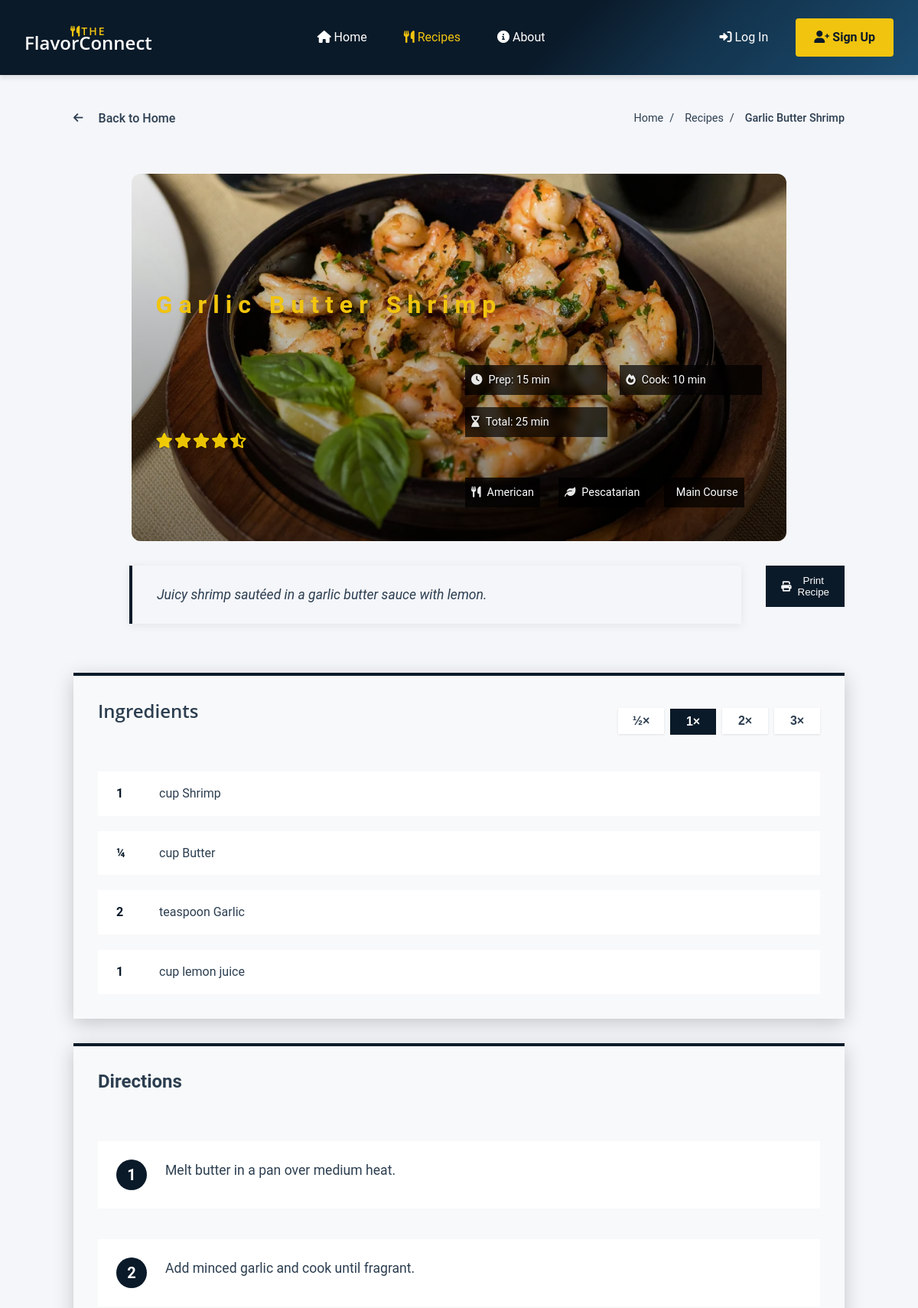
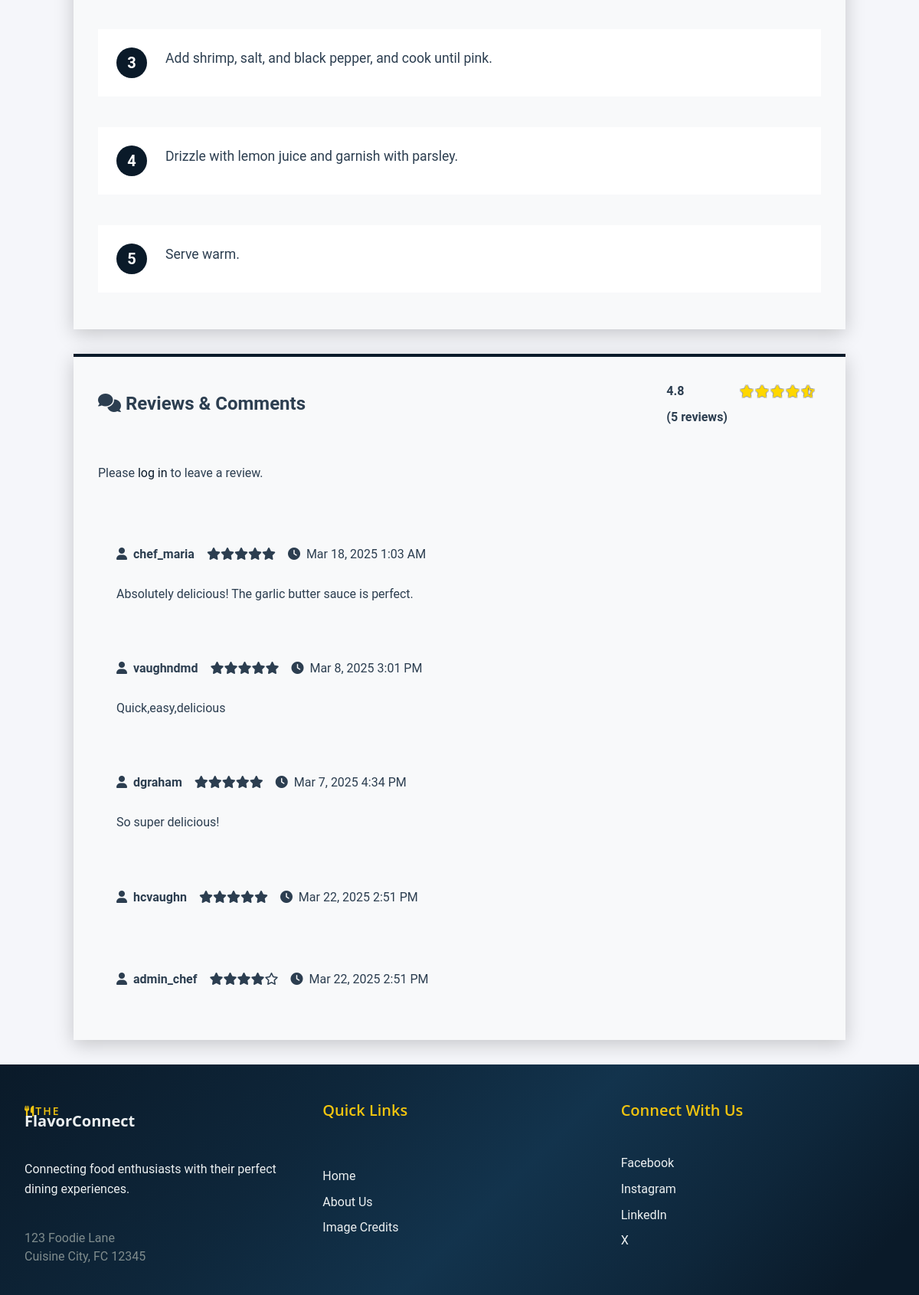
The app's page /recipes/show.php?id=15&ref=home (upper part) with its own data (2 pictures, top to bottom).
### tables this page shows
CREATE TABLE `recipe` (
  `recipe_id` int UNSIGNED NOT NULL,
  `user_id` int UNSIGNED NOT NULL,
  `title` varchar(100) NOT NULL,
  `description` text,
  `type_id` int UNSIGNED DEFAULT NULL,
  `style_id` int UNSIGNED DEFAULT NULL,
  `diet_id` int UNSIGNED DEFAULT NULL,
  `prep_time` int DEFAULT '0',
  `cook_time` int DEFAULT '0',
  `video_url` varchar(255) DEFAULT NULL,
  `img_file_path` varchar(255) DEFAULT NULL,
  `alt_text` varchar(255) DEFAULT NULL,
  `is_featured` tinyint(1) DEFAULT '0',
  `created_at` timestamp NOT NULL DEFAULT CURRENT_TIMESTAMP,
  `updated_at` timestamp NULL DEFAULT NULL ON UPDATE CURRENT_TIMESTAMP
);

CREATE TABLE `recipe_ingredient` (
  `recipe_ingredient_id` int UNSIGNED NOT NULL,
  `recipe_id` int UNSIGNED NOT NULL,
  `ingredient_id` int UNSIGNED NOT NULL,
  `measurement_id` int UNSIGNED NOT NULL,
  `quantity` decimal(10,2) UNSIGNED NOT NULL
);

CREATE TABLE `measurement` (
  `measurement_id` int UNSIGNED NOT NULL,
  `name` varchar(50) NOT NULL
);

CREATE TABLE `ingredient` (
  `ingredient_id` int UNSIGNED NOT NULL,
  `recipe_id` int UNSIGNED NOT NULL,
  `name` varchar(255) NOT NULL
);

CREATE TABLE `recipe_step` (
  `step_id` int UNSIGNED NOT NULL,
  `recipe_id` int UNSIGNED NOT NULL,
  `step_number` int NOT NULL,
  `instruction` text NOT NULL
);

CREATE TABLE `recipe_rating` (
  `rating_id` int NOT NULL,
  `recipe_id` int UNSIGNED NOT NULL,
  `user_id` int UNSIGNED NOT NULL,
  `rating_value` tinyint NOT NULL,
  `created_at` datetime DEFAULT CURRENT_TIMESTAMP
);

CREATE TABLE `user_account` (
  `user_id` int UNSIGNED NOT NULL,
  `username` varchar(50) NOT NULL,
  `first_name` varchar(50) NOT NULL,
  `last_name` varchar(50) NOT NULL,
  `email` varchar(100) NOT NULL,
  `password_hash` varchar(255) NOT NULL,
  `user_level` enum('s','a','u') NOT NULL DEFAULT 'u',
  `is_active` tinyint(1) DEFAULT '1',
  `created_at` timestamp NOT NULL DEFAULT CURRENT_TIMESTAMP,
  `updated_at` timestamp NULL DEFAULT NULL ON UPDATE CURRENT_TIMESTAMP
);

CREATE TABLE `recipe_comment` (
  `comment_id` int UNSIGNED NOT NULL,
  `recipe_id` int UNSIGNED NOT NULL,
  `user_id` int UNSIGNED NOT NULL,
  `comment_text` text NOT NULL,
  `created_at` timestamp NOT NULL DEFAULT CURRENT_TIMESTAMP
);

### public/recipes/show.php (the view, shortened to what the rows shown need)
<?php
require_once('../../private/core/initialize.php');
$recipe = Recipe::find_by_id($_GET['id']);
$reviews = RecipeReview::find_by_recipe_id($recipe->recipe_id);
$ingredients = $recipe->ingredients();
$steps = $recipe->steps();
if($session->is_logged_in()) {
    include(SHARED_PATH . '/member_header.php');
} else {
    include(SHARED_PATH . '/public_header.php');
}
?>
<link rel="stylesheet" href="<?php echo url_for('/assets/css/pages/recipe-show.css'); ?>">
<div class="recipe-show">
    <div class="container recipe-container">
        <div class="recipe-header-image">
            <?php if ($recipe->get_image_path('optimized')): ?>
                <img src="<?php echo url_for($recipe->get_image_path('optimized')); ?>"
                     alt="<?php echo h($recipe->alt_text ?? $recipe->title); ?>">
            <?php else: ?>
                <img src="<?php echo url_for('/assets/images/recipe-placeholder.jpg'); ?>"
                     alt="<?php echo h($recipe->title); ?>">
            <?php endif; ?>
            <div class="recipe-header-overlay">
                <div class="recipe-header-content">
                    <div class="recipe-title-section">
                        <h1><?php echo h($recipe->title); ?></h1>
                    </div>
                    <div class="recipe-meta">
                        <div class="recipe-details">
                            <div class="recipe-time">
                                <span>
                                    <i class="fas fa-clock"></i>
                                    Prep: <?php echo h(TimeUtility::format_time($recipe->prep_time)); ?>
                                </span>
                                <span>
                                    <i class="fas fa-fire"></i>
                                    Cook: <?php echo h(TimeUtility::format_time($recipe->cook_time)); ?>
                                </span>
                                <span>
                                    <i class="fas fa-hourglass-end"></i>
                                    Total: <?php echo h(TimeUtility::format_time($recipe->prep_time + $recipe->cook_time)); ?>
                                </span>
                            </div>
                        </div>
                    </div>
                </div>
            </div>
        </div>
        <div class="recipe-description-container">
            <div class="recipe-description">
                <?php echo h($recipe->description); ?>
            </div>
            <button class="print-recipe-btn" id="printRecipeBtn">
                <i class="fas fa-print"></i> Print Recipe
            </button>
        </div>
        <div class="recipe-ingredients">
            <div class="ingredients-header">
                <h2>Ingredients</h2>
            </div>
            <ul class="ingredients-list">
                <?php foreach($ingredients as $ingredient) { ?>
                    <li>
                        <span class="amount" data-base="<?php echo h($ingredient->quantity); ?>">
                            <?php echo h(format_quantity($ingredient->quantity)); ?>
                        </span>
                        <?php
                        $measurement = $ingredient->measurement;
                        $ingredient_obj = $ingredient->ingredient;
                        echo h($measurement ? $measurement->name : ''); ?>
                        <?php echo h($ingredient_obj ? $ingredient_obj->name : ''); ?>
                    </li>
                <?php } ?>
            </ul>
        </div>
        <div class="recipe-directions">
            <h2>Directions</h2>
            <ol class="directions-list">
                <?php foreach($steps as $step) { ?>
                    <li>
                        <div class="direction-step">
                            <span class="step-number"><?php echo h($step->step_number); ?></span>
                            <div class="step-content">
                                <p><?php echo h($step->instruction); ?></p>
                            </div>
                        </div>
                    </li>
                <?php } ?>
            </ol>
        </div>
        <div class="comments-section">
            <div class="comments-header">
                <h2><i class="fas fa-comments"></i> Reviews & Comments</h2>
            </div>
            <div class="comments-list">
                <?php
                foreach($reviews as $review) {
                ?>
                    <div class="comment">
                        <div class="comment-header">
                            <span class="comment-author">
                                <i class="fas fa-user"></i>
                                <?php echo h($review->username ?? 'Anonymous'); ?>
                            </span>
                            <div class="rating-display">
                                <?php
                                for($i = 1; $i <= 5; $i++) {
                                    if ($review->rating_value >= $i) {
                                        echo '<i class="fas fa-star"></i>';
                                    } else {
                                        echo '<i class="far fa-star"></i>';
                                    }
                                }
                                ?>
                            </div>
                            <span class="comment-date">
                                <i class="fas fa-clock"></i>
                                <?php echo h(date('M j, Y g:i A', strtotime($review->comment_created_at ?? 'now'))); ?>
                            </span>
                        </div>
                        <?php
                        $comment_text = trim($review->comment_text ?? '');
                        if(!empty($comment_text)) {
                        ?>
                            <div class="comment-content">
                                <?php echo h($comment_text); ?>
                            </div>
                        <?php } ?>
                    </div>
                <?php } ?>
            </div>
        </div>
    </div>
</div>
<?php include(SHARED_PATH . '/footer.php'); ?>

### records on screen
recipe: img_file_path (picture), title "Garlic Butter Shrimp", prep_time "15 min", cook_time "10 min", TimeUtility::format_time($recipe->prep_time + $recipe->cook_time) "25 min", description "Juicy shrimp sautéed in a garlic butter sauce with lemon."
recipe_ingredient: quantity "1", measurement.name "cup", ingredient.name "Shrimp"
recipe_ingredient: quantity "¼", measurement.name "cup", ingredient.name "Butter"
recipe_ingredient: quantity "2", measurement.name "teaspoon", ingredient.name "Garlic"
recipe_ingredient: quantity "1", measurement.name "cup", ingredient.name "lemon juice"
recipe_step: step_number "1", instruction "Melt butter in a pan over medium heat."
recipe_step: step_number "2", instruction "Add minced garlic and cook until fragrant."
recipe_step: step_number "3", instruction "Add shrimp, salt, and black pepper, and cook until pink."
recipe_step: step_number "4", instruction "Drizzle with lemon juice and garnish with parsley."
recipe_step: step_number "5", instruction "Serve warm."
recipe_rating: rating_value 5 (drawn), user.username "chef_maria", recipe_comment.created_at "Mar 18, 2025 1:03 AM", recipe_comment.comment_text "Absolutely delicious! The garlic butter sauce is perfect."
recipe_rating: user.username "vaughndmd", rating_value 5 (drawn), recipe_comment.created_at "Mar 8, 2025 3:01 PM", recipe_comment.comment_text "Quick,easy,delicious"
recipe_rating: user.username "dgraham", rating_value 5 (drawn), recipe_comment.created_at "Mar 7, 2025 4:34 PM", recipe_comment.comment_text "So super delicious!"
recipe_rating: user.username "hcvaughn", rating_value 5 (drawn), comment_created_at "Mar 22, 2025 2:51 PM"
recipe_rating: user.username "admin_chef", rating_value 4 (drawn), comment_created_at "Mar 22, 2025 2:51 PM"

### other values on screen
$back_text "Back to Home"
$crumb['label'] "Home"
$crumb['label'] "Recipes"
$crumb['label'] "Garlic Butter Shrimp"
$recipe->style() ? $recipe->style()->name : 'Any Style' "American"
$recipe->diet() ? $recipe->diet()->name : 'Any Diet' "Pescatarian"
$recipe->type() ? $recipe->type()->name : 'Any Type' "Main Course"
$avg_rating "4.8"
count($reviews) "5"
